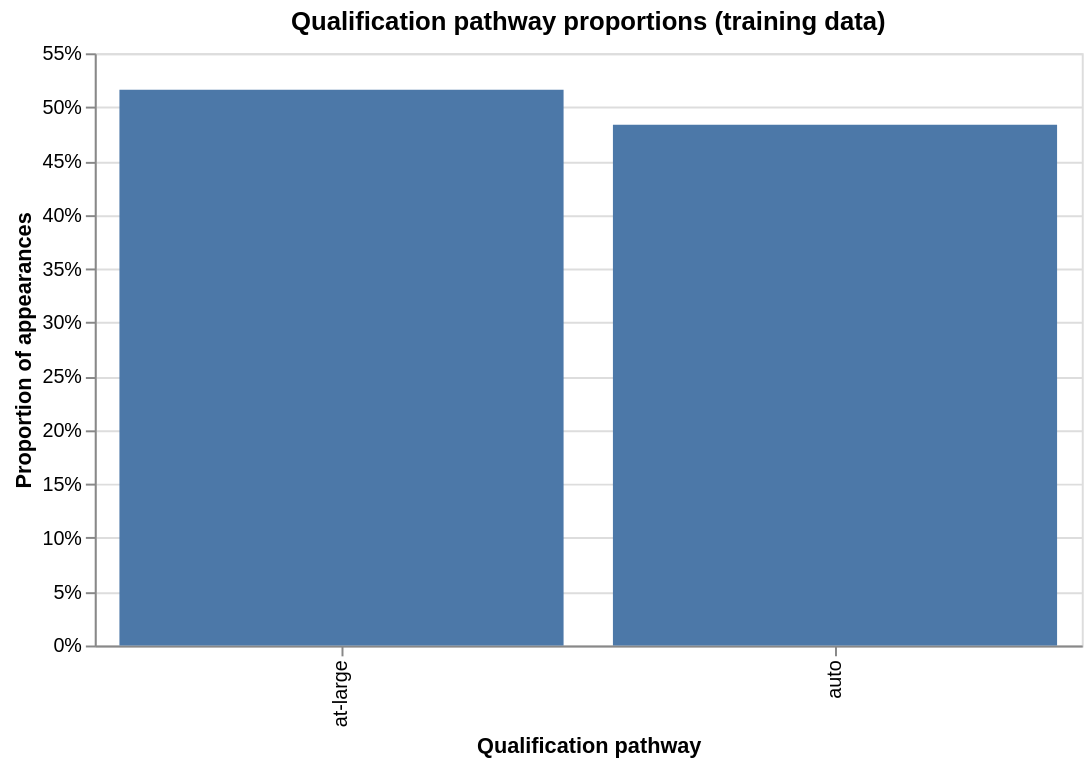

Notebook source saved alongside this figure:
### Code cell
# Compute category proportions explicitly before plotting.
bid_counts = train_data["bid"].fillna("Missing").value_counts().rename_axis("bid").reset_index(name="count")
bid_counts["proportion"] = bid_counts["count"] / bid_counts["count"].sum()
alt.Chart(bid_counts).mark_bar().encode(
    x=alt.X("bid:N", title="Qualification pathway"),
    y=alt.Y("proportion:Q", title="Proportion of appearances", axis=alt.Axis(format="%")),
    tooltip=["bid:N", "count:Q", alt.Tooltip("proportion:Q", format=".1%")]
).properties(title="Qualification pathway proportions (training data)", width=500, height=300)

### Figure 1 — Vega-Lite specification as saved in the notebook (floating-point values rounded to 4 significant figures)
{"config": {"view": {"continuousWidth": 300, "continuousHeight": 300}}, "data": {"name": "data-73ac7f498a00d99b28d90baeb66178cb"}, "mark": {"type": "bar"}, "encoding": {"tooltip": [{"field": "bid", "type": "nominal"}, {"field": "count", "type": "quantitative"}, {"field": "proportion", "format": ".1%", "type": "quantitative"}], "x": {"field": "bid", "title": "Qualification pathway", "type": "nominal"}, "y": {"axis": {"format": "%"}, "field": "proportion", "title": "Proportion of appearances", "type": "quantitative"}}, "height": 300, "title": "Qualification pathway proportions (training data)", "width": 500, "$schema": "https://vega.github.io/schema/vega-lite/v5.20.1.json", "datasets": {"data-73ac7f498a00d99b28d90baeb66178cb": [{"bid": "at-large", "count": 810, "proportion": 0.5163}, {"bid": "auto", "count": 759, "proportion": 0.4837}]}}
